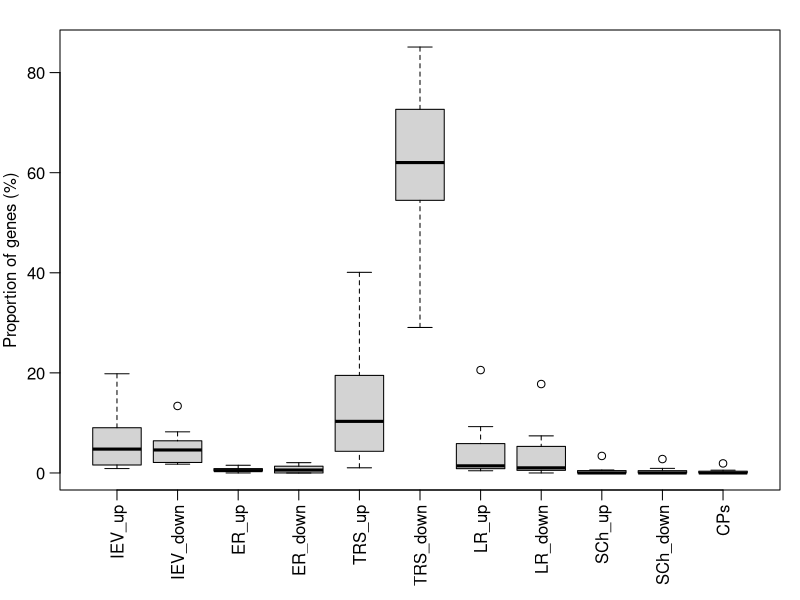
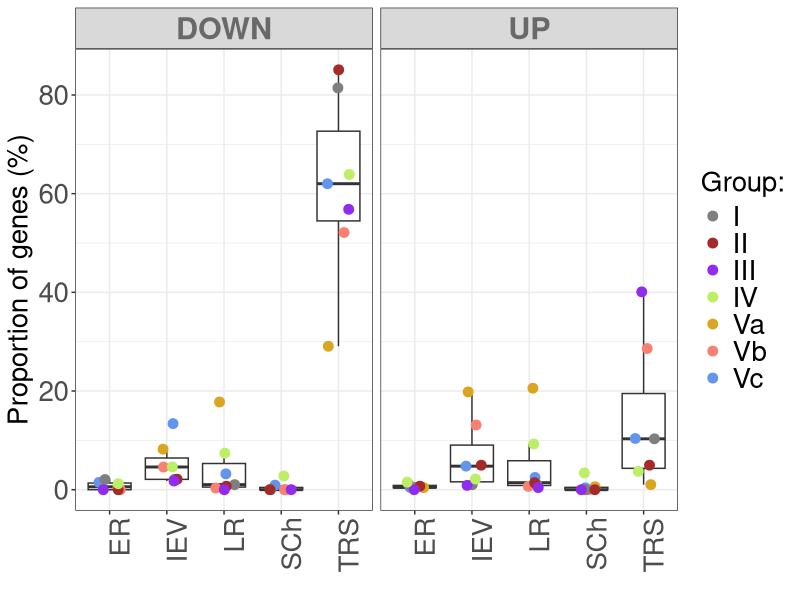
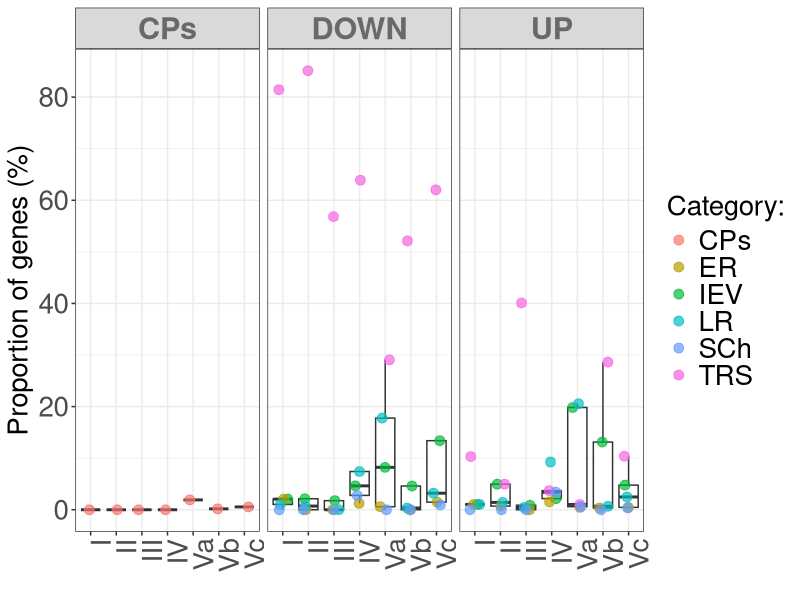
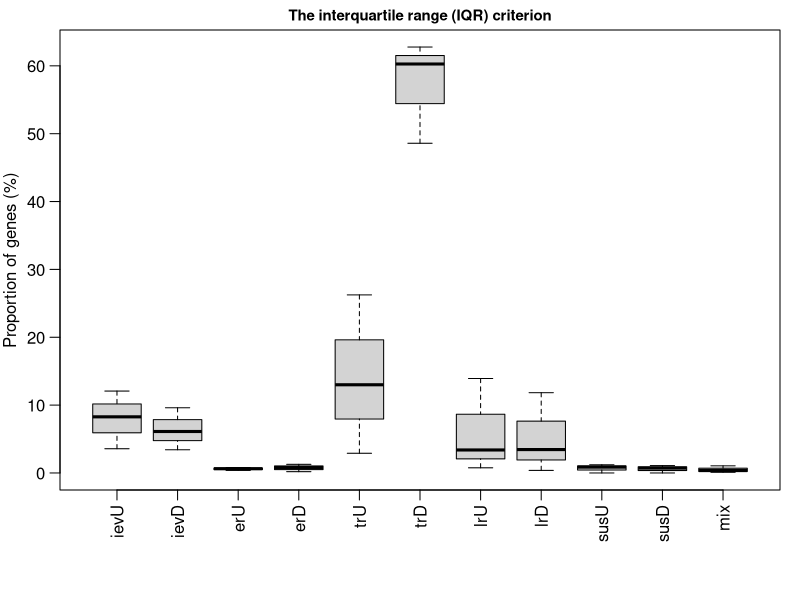
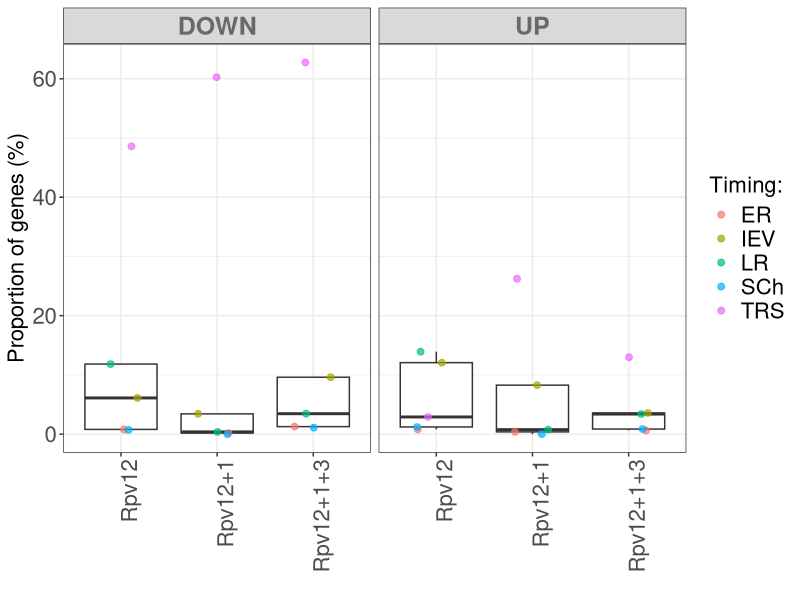

Write R code to recreate these figures, in order.
################# PROPORTIONS in gene categories ##############
IEVup <- c(19.82, 13.12, 4.77, 1.03, 4.96, 0.88, 2.16)
IEVdown <- c(8.22, 4.6, 13.39, 2.06, 2.13, 1.76, 4.63)
ERup <- c(0.44, 0.34, 0.46, 1.03, 0.71, 0, 1.54)
ERdown <- c(0.59, 0, 1.47, 2.06, 0, 0, 1.23)
TRup <- c(1.03, 28.62, 10.37, 10.31, 4.96, 40.09, 3.70)
TRdown <- c(29.07, 52.13, 62.02, 81.44, 85.11, 56.83, 63.89)
LRup <- c(20.56, 0.68, 2.48, 1.03, 1.42, 0.44, 9.26)
LRdown <- c(17.77, 0.34, 3.21, 1.03, 0.71, 0, 7.41)
SusCup <- c(0.59, 0, 0.37, 0, 0, 0, 3.4)
SusCdown <- c(0,0,0.92,0,0,0,2.78)
MixEff <- c(1.91,0.17,0.55, 0,0,0,0)

myConditions <- rep(c("Rpv12 (Group Va)", "Rpv12+1 (Group Vb)", "Rpv12+1+3 (Group Vc)", "Rpv12/Rpv12+1/Rpv12+1+3 (Group I)", "Rpv12/Rpv12+1 (Group II)", "Rpv12+1/Rpv12+1+3 (Group II)", "Rpv12/Rpv12+1+3 (Group IV)"),11)
testedGr <- c(rep("IEV_up",7), rep("IEV_down",7), rep("ER_up",7), rep("ER_down",7), rep("TRS_up",7), rep("TRS_down",7), rep("LR_up",7), rep("LR_down",7), rep("SCh_up",7), rep("SCh_down",7), rep("CPs",7))

proportionDF <- data.frame(cbind(IEVup, IEVdown, ERup, ERdown, TRup, TRdown, LRup, LRdown, SusCup, SusCdown, MixEff))
rownames(proportionDF) <- c("Rpv12 (Group Va)", "Rpv12+1 (Group Vb)", "Rpv12+1+3 (Group Vc)", "Rpv12 & Rpv12+1 & Rpv12+1+3 (Group I)", "Rpv12 & Rpv12+1 (Group II)", "Rpv12+1 & Rpv12+1+3 (Group II)", "Rpv12 & Rpv12+1+3 (Group IV)")
colnames(proportionDF) <- c("IEV_up","IEV_down","ER_up","ER_down","TRS_up","TRS_down","LR_up","LR_down","SCh_up","SCh_down", "CPs")
rownames(proportionDF) <- c("Rpv12", "Rpv12+1", "Rpv12+1+3", "Rpv12 & Rpv12+1 & Rpv12+1+3", "Rpv12 & Rpv12+1", "Rpv12+1 & Rpv12+1+3", "Rpv12 & Rpv12+1+3")
proportionDF

par(mfrow=c(1,1), mar=c(5.5,3,1.5,1), mgp=c(2,0.75,0), cex.main=0.9, cex.lab=1, cex.axis=1)
boxplot(proportionDF, las=2, main="", ylab="Proportion of genes (%)")
# main="The interquartile range (IQR) criterion"
# interquartile_range_criterion

library(ggplot2)
ColGroup <- rep(c("Rpv12" = "goldenrod", "Rpv12+1" = "salmon", "Rpv12+1+3" = "cornflowerblue","Rpv12 & Rpv12+1 & Rpv12+1+3" = "grey50", "Rpv12 & Rpv12+1" = "brown", "Rpv12+1 & Rpv12+1+3"="purple2", "Rpv12 & Rpv12+1+3"="darkolivegreen2"),11)
bigTab <- data.frame(cbind(c(IEVup, IEVdown, ERup, ERdown, TRup, TRdown, LRup, LRdown, SusCup, SusCdown, MixEff), testedGr, myConditions, ColGroup))
colnames(bigTab) <- c("proportions", "timing", "groups", "ColGroup")
# groups of gene categories
bigTab$groups <- factor(rep(c("Va", "Vb", "Vc", "I", "II", "III", "IV"),11))
# time dependent gene categorization
bigTab$timing <- c(rep("IEV",14), rep("ER",14), rep("TRS",14), rep("LR",14), rep("SCh",14), rep("CPs",7))
# direction of expression (compared to the susceptible reference)
bigTab$direction <- c(rep("UP",7), rep("DOWN",7), rep("UP",7), rep("DOWN",7), rep("UP",7), rep("DOWN",7), rep("UP",7), rep("DOWN",7), rep("UP",7), rep("DOWN",7), rep("CPs",7))

color_map <- setNames(bigTab$ColGroup, bigTab$groups)
color_map <- color_map[!duplicated(names(color_map))]
bigTab

ggplot(bigTab[c(1:70),], aes(x = timing, y = as.double(proportions))) +
  geom_boxplot(fill = "white", outlier.shape = NA) +
  geom_jitter(aes(color = groups), width = 0.2, size = 3, alpha = 1) +
  scale_color_manual(values = color_map) +
  labs(x = "", y = "Proportion of genes (%)", color = "Group:") +
  theme_bw() +
  theme(
    axis.text.x = element_text(angle = 90, hjust = 1, size = 20),
    axis.text.y = element_text(size = 20),
    axis.title.y = element_text(size = 20),
    legend.text = element_text(size = 20),
    legend.title = element_text(size = 20), strip.text.x = element_text(size = 22, colour = "dimgray", face = "bold")
  ) + facet_wrap(~direction)
# labs(x = "Gene category and the direction of change", y = "Proportion of genes (%)", color = "Group:") +
# dev.off()
# proportions_groups_of_gene_categories.jpg

ggplot(bigTab, aes(x = groups, y = as.double(proportions))) +
  geom_boxplot(fill = "white", outlier.shape = NA) +
  geom_jitter(aes(color = timing), width = 0.2, size = 3, alpha = 0.7) +
  labs(x = "", y = "Proportion of genes (%)", color = "Category:") +
  theme_bw() +
  theme(
    axis.text.x = element_text(angle = 90, hjust = 1, size = 20),
    axis.text.y = element_text(size = 20),
    axis.title.y = element_text(size = 20),
    legend.text = element_text(size = 20),
    legend.title = element_text(size = 20), strip.text.x = element_text(size = 22, colour = "dimgray", face = "bold")
  ) + facet_wrap(~direction)
# dev.off()
# proportions_transcrDirection_categories.jpg

############ 3 cultivars
ievU <- c(12.07, 8.27, 3.57)
ievD <- c(6.11, 3.42, 9.61)
erU <- c(0.8, 0.38, 0.63)
erD <- c(0.8, 0.19, 1.27)
trU <- c(2.9, 26.24, 13)
trD <- c(48.59, 60.27, 62.77)
lrU <- c(13.92, 0.76, 3.39)
lrD <- c(11.83, 0.38, 3.45)
susU <- c(1.21, 0, 0.86)
susD <- c(0.72, 0, 1.09)
mix <- c(1.05, 0.1, 0.35)
myConditions2 <- rep(c("Rpv12", "Rpv12+1", "Rpv12+1+3"),11)
testedGr2 <- c(rep("IEV",3), rep("IEV",3), rep("ER",3), rep("ER",3), rep("TRS",3), rep("TRS",3), rep("LR",3), rep("LR",3), rep("SCh",3), rep("SCh",3), rep("CPs",3))
myDirect <- c(rep("UP",3), rep("DOWN",3), rep("UP",3), rep("DOWN",3), rep("UP",3), rep("DOWN",3), rep("UP",3), rep("DOWN",3), rep("UP",3), rep("DOWN",3), rep("CPs",3))

proportionDF2 <- data.frame(cbind(ievU, ievD, erU, erD, trU, trD, lrU, lrD, susU, susD, mix))
rownames(proportionDF2) <- c("Rpv12", "Rpv12+1", "Rpv12+1+3")
proportionDF2
apply(proportionDF2, 2, sum)
apply(proportionDF2, 1, sum)
par(mfrow=c(1,1), mar=c(5.5,3,1.5,1), mgp=c(2,0.75,0), cex.main=0.9, cex.lab=1, cex.axis=1)
boxplot(proportionDF2, las=2, main="The interquartile range (IQR) criterion", ylab="Proportion of genes (%)")

bigTab2 <- data.frame(cbind(c(ievU, ievD, erU, erD, trU, trD, lrU, lrD, susU, susD, mix), testedGr2, myConditions2, myDirect))
colnames(bigTab2) <- c("proportions", "timing", "genotypes", "direction")
bigTab2$genotypes <- factor(bigTab2$genotypes, levels = c("Rpv12", "Rpv12+1", "Rpv12+1+3"))
# write.csv(bigTab2, "transcriptional_dynamics/Proportions_timing_genotype_direction.csv")
bigTab2red <- bigTab2[c(1:30),] # leave out complex patterns

ggplot(bigTab2red, aes(x = genotypes, y = as.double(proportions))) +
  geom_boxplot(fill = "white", outlier.shape = NA) +
  geom_jitter(aes(color = timing), width = 0.2, size = 2, alpha = 0.7) +
  labs(x = "", y = "Proportion of genes (%)", color = "Timing:") +
  theme_bw() +
  theme(
    axis.text.x = element_text(angle = 90, hjust = 1, size = 16),
    axis.text.y = element_text(size = 16),
    axis.title.y = element_text(size = 16),
    legend.text = element_text(size = 16),
    legend.title = element_text(size = 16), strip.text.x = element_text(size = 18, colour = "dimgray", face = "bold")
  ) + facet_wrap(~direction)
# dev.off()
# proportions_transcrDirection_timing_3genotypes.jpg
